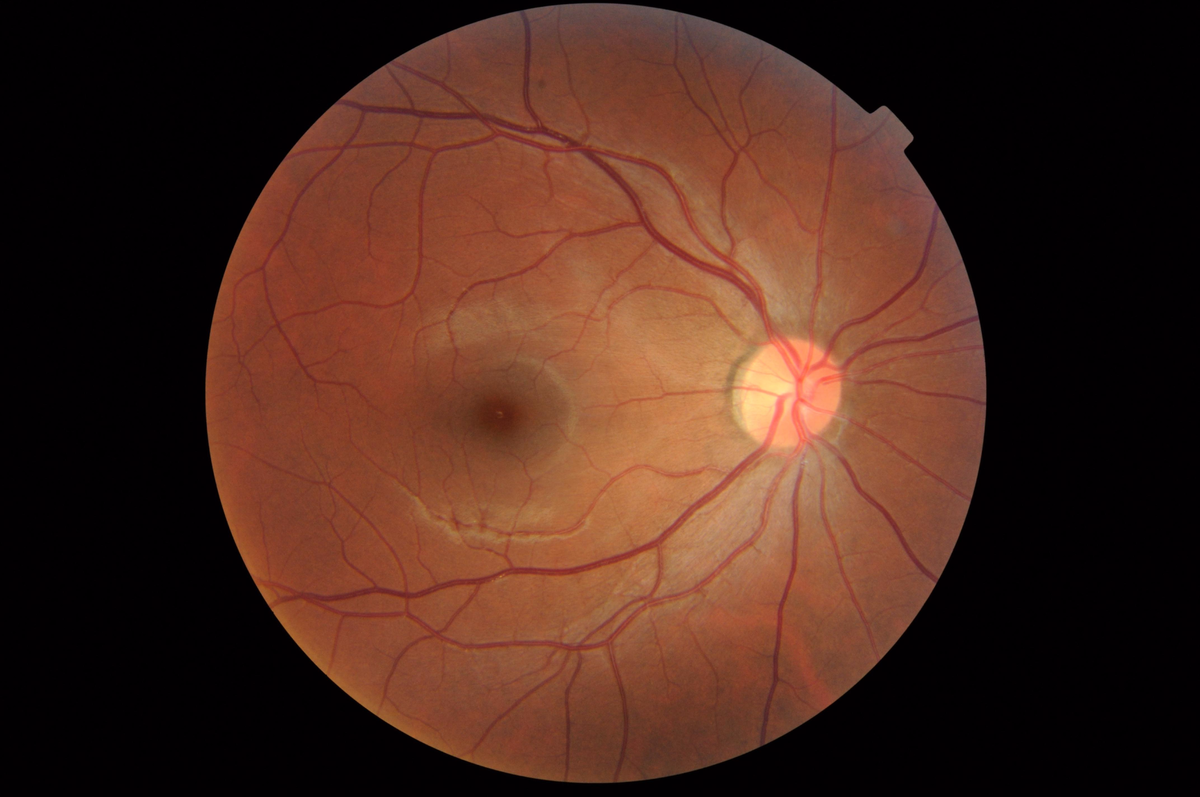
#> input picture mba-01/CFP.png, 1200 x 797 px
$ jupyter execute MBA_01.ipynb
#> lines starting #> are read from the running program, lines starting #| are printed output that depends on the picture; after the words box and inside, x2 and y2 are one past the last pixel; in counts of white or black regions, pixels touching at a corner belong together
<center> <h5>Wintersemester 2024/25</h5> </center>
<center> <h1>Medizinische Bildanalyse</h1> </center>
<center> <h3>Aufgabenblatt 1</h3> </center>
<center> <h5>4. Oktober 2024</h5> </center>
<center> <h5>
    Prof. Dr. Thomas Schultz,
    <a href = "mailto: jlen@uni-bonn.de">Jonathan Lennartz</a>,
    <a href = "mailto: jgruen@uni-bonn.de">Dr. Johannes Grün</a>
</h5> </center>
<center> <h5>Abgabefrist: <b>21.10.2024, 10:00 Uhr, via eCampus</b></h5> </center>
</br>

* Bei Fragen bezüglich der Aufgaben nutzt das Forum in eCampus

* Die Aufgaben können in Gruppen von **bis zu drei** Studierenden abgegeben werden (eine Abgabe pro Gruppe). Findet euch dazu auf eCampus in Teams zusammen.
* Ladet die Abgaben in einem Zip-Archiv hoch. Es sollte das Notebook selbst, einen Export als HTML oder PDF und alle nötigen Datein enthalten, um die Ergebnisse zu reproduzieren.

### Aufgabe 1 (Faltungseigenschaften, 6 Punkte)

Zeigt mit Hilfe der Definition für die diskrete 1D Faltungsoperation
$$(f*g)(x)=\sum_{u=-\infty}^\infty f(u)g(x-u)$$
dass
1. der Faltungsoperator kommutativ ist: $(f*g)(x)=(g*f)(x)$ (3P)  </li>
2. der Faltungsoperator assoziativ ist: $((f*g)*h)(x)=(f*(g*h))(x)$ (3P)  </li>

# Lösung:

## Kommutativität

\begin{align*}
(g * f)(x) &= \sum_{u = -\infty}^{\infty} g(u) \cdot f(x - u) | \text{Setze } u = x - v \text{, bildet surjektiv ab auf } \mathbb{Z}\\
&= \sum_{v=-\infty}^\infty g(x - v) \cdot f(x - (x - v)) \\
&= \sum_{v = -\infty}^\infty f(v) \cdot g(x - v) \\
&= (f * g)(x)
\end{align*}

## Assoziativität

\begin{align*}
((f * g) * h)(x) &= \sum_{v = -\infty}^\infty \left( \sum_{u = -\infty}^\infty f(u) \cdot g(v - u) \right) \cdot h(x - v) \\
&= \sum_{v = -\infty}^\infty \sum_{u = -\infty}^\infty f(u) \cdot g(v - u) \cdot h(x - v) \\
&= \sum_{u = -\infty}^\infty \sum_{v = -\infty}^\infty f(u) \cdot g(v - u) \cdot h(x - v) | \text{Setze } v = u + w \text{, bildet surjektiv ab auf } \mathbb{Z} \\
&= \sum_{u = -\infty}^\infty \sum_{w = -\infty}^\infty f(u) \cdot g(u + w - u) \cdot h(x - u - w) \\
&= \sum_{u = -\infty}^\infty f(u) \cdot \left( \sum_{w = -\infty}^\infty g(w) \cdot h((x - u) - w) \right) \\
&= (f * (g * h))(x)

\end{align*}

### Aufgabe 2 (Faltungsbasierte Bildfilterung, 6 Punkte)

1. Gegeben sei ein 15x15 Kern (k1), in welchem alle Diagonalelemente $\frac{1}{15}$ sind und alle Nicht-Diagonalelemente null. Welchen Effekt hat dieser Filter? (1P)</li>
2. Gegeben sei ein weiterer 15x15 Kern (k2), in welchem alle Elemente in der achten Reihe $\frac{1}{15}$ sind und alle anderen null. Welchen Effekt hat dieser Filter? (1P)</li>
3. Angenommen, wir wenden k1 und k2 nacheinander auf das selbe Bild an. Beschreibt kurz den Unterschied, der bei Vertauschung der Reihenfolge entsteht. (2P)</li>
4. Gibt es einen Unterschied zwischen der Anwendung von k1 und k2 nacheinander und einer einmaligen Anwendung eines 15x15 Kerns mit $\frac{1}{15}$ auf der Diagonalen und in der achten Reihe, der ansonsten nur Nullen aufweist? Wenn nicht, erklärt kurz warum. Wenn doch, wie müsste ein Kern aussehen, dessen Anwendung äquivalent zur Anwendung von k1 und k2 ist? (2P)

# Lösung:
1. Wenn k1 angewandt wird, wird der Mittelwert von der Diagonalen in einen 15x15 Bereich gewählt. Damit wird in Diagonal Richtung geglättet.
2. Wenn k2 angewandt wird, wird der Mittelwert von der Horizontalen in einen 15x15 Bereich gewählt. Damit wird in Horizontal Richtung geglättet.
3. Es entsteht kein Unterschied, da die Faltung kommutativ ist. Der entstehende Filter ist unten zu sehen, wobei die Werte jeweils noch mit $\frac{1}{15^2}$ multipliziert werden müssen.
4. Der Kern bei der Anwendung von k1 und k2 nacheinander hat die Form eines Parallelogrames, wie unten zu sehen. Dieses entsteht, da der Diagonalfilter horizontal wiederholt wird (bzw. andersrum, da die Faltung kommutativ ist). Das unterscheidet sich offensichtlich vom i.d. Aufgabenstellung beschriebenen Kern, auch da die Einträge im Kern entweder den Wert 0 oder $\frac{1}{15^2}$ haben.

[cell 1]
import numpy as np
import scipy as sp
k1 = np.diag([1] * 15)
k2 = np.zeros((15, 15))
k2[7,:] = 1
k = sp.signal.convolve(k1, k2, mode='full')
k = np.where(k > 0.5, 1, 0) # der Einfachheit halber mit 1 und 0 visualisiert
print(k)

### Aufgabe 3 (NumPy-Tricks, 18 Punkte)
In der Bildverarbeitung müssen Operationen häufig auf vielen Pixeln gleichzeitig durchgeführt werden. Mit den richtigen Tricks kann man solche Probleme mit NumPy häufig elegant in einer einzelnen Zeile lösen. Meistens läuft solcher Code sogar deutlich schneller als kompliziertere, z.B. als Schleifen "handgeschriebene" Lösungen. Diese Aufgabe möchte Euch diese Möglichkeiten näherbringen. Im Laufe des Semesters könnt Ihr sie dann immer wieder anwenden. Es ist möglich, jede Teilaufgabe mit einer Zeile Code zu lösen (79 Zeichen inklusive Leerzeichen, ausgenommen sind imports und Kommentare).

#### a) Erzeugt mit ```np.linspace``` ein Array mit den Zahlen von 0 bis 100 (einschließlich) in 10er-Schritten. (1P)

[cell 2]
import numpy as np

[cell 3]
#Lösung:
print(np.linspace(0, 100, 11))

#### b) Das gleich Array lässt sich auch mit der Funktion ```np.arange``` erzeugen, wie? Was ist der Unterschied zwischen beiden Funktionen? (2P)

# Lösung:
Mit linspace kann man auf die Schrittgröße schließen, man gibt also die anzahl an Values und min und max und die Schritte folgen, bei np.arange gibt man die Schrittgröße an und es wird auf die Schritte geschlossen, also kann man mit np.arange(0,101,10) das gleiche erreichen.

[cell 4]
print(np.arange(0, 101, 10))

#### c) Auch mit der `range` Funktion lässt sich ein solches Array erstellen, wie? Wieso oder wann ist es vorteilhaft die numpy Funktionen zu benutzen? (1P)

# Lösung:
Numpy arrays sind effizienter und schneller. Man kann dann auch gut weiterrechnen, da man die Numpy Funktionen benutzen kann. Mir fällt kein Grund ein wieso eine Liste sinvoll sein sollte, wenn man es sich aussuchen kann von den Datentyp.

#### d) Erzeugt mit ```np.linspace``` eine 11x3-Matrix, in deren drei Spalten Zahlen von 0 bis 10 (einschließlich), 0 bis 100, bzw. 0 bis 1000 stehen. Wählt die Schrittgröße so, dass die Sprünge innerhalb jeder Spalte gleichmäßig sind. (2P)

[cell 5]
# Lösung:
np.linspace([0, 0, 0], [10, 100, 1000], 11)

#### e) Erzeugt mit ```np.random.uniform``` ein 3D-Array der Größe 10x20x30, gefüllt mit gleichverteilten Zufallszahlen zwischen 0 und 10. (1P)

[cell 6]
# Lösung:
e = np.random.uniform(0,10,(10,20,30))
print(e)

#### f) Erzeugt ein Array gefüllt mit Einsen, das dieselbe Form hat wie das Array aus der vorherigen Aufgabe.
_Hinweis:_ Dabei ist es nicht nötig, die Form explizit abzufragen oder als Argument zu verwenden. (2P)

[cell 7]
# Lösung:
f = np.ones_like(e)
print(f.shape)
print(f)

#### g) Erzeugt den Kern eines Mittelwertfilters der Größe 3x3. (1P)

[cell 8]
# Lösung:
g = np.ones((3,3))/9
print(g)

#### h) Die Variable ```img``` enthält 50 "Bilder" der Größe 100x100. Faltet mit einem einzigen Aufruf alle 50 Bilder mit dem Mittelwertfilter aus der vorherigen Aufgabe. (2P)
_Tipp: Man kann Arrays zusätzliche Dimensionen geben._

[cell 9]
np.random.seed(42)
img = np.random.uniform(0, 1, size=(100, 100, 50))

h = sp.signal.convolve(img, g[..., None])

#### i) Berechnet ein Array mit der gleichen Größe wie ```img``` und befüllt es dort mit Einsen, wo ```img``` größer ist als 0.99. Alle anderen Einträge setzt Ihr auf Null. (2P)

[cell 10]
# Lösung:

np.where(img > 0.99, 1, 0)

#### j) Summiert für jedes der 50 Bilder in ```img``` die Werte aller Pixel die größer sind als 0.99. (2P)

[cell 11]
# Lösung:
(np.sum(np.where(img > 0.99,img,0),(0,1)))

#### k) Bestimmt die Anzahl der Pixel in ```img```, die in mindestens einem der Bilder größer als 0.99 sind. (2P)

[cell 12]
# Lösung\
np.sum(np.where(np.max(img, (2)) > 0.99, 1, 0))

### Aufgabe 4 (Arbeiten mit Bildern, 20 Punkte)

Im ZIP-Archiv des Übungsblattes befinden sich unter anderem die Bilder CFP.png und rgbCFP.png. Sie erscheinen im Fließtext unter Abbildung eins, sofern ihr sie in den gleichen Ordner wie das Notebook selbst extrahiert habt.

Color Fundus Photography (CFP) ist ein Bildgebungsverfahren, welches den Fundus, also den hinteren Teil des Auges, sichtbar macht. Dabei wird die Retina mit weißem Licht bestrahlt, sodass sie im vollen Farbspektrum examiniert werden kann.
<p align="center">

&nbsp; &nbsp; &nbsp; &nbsp;

</p>
Abbildung 1: Color Fundus Photography (CFP) Ablichtung (links). Modifizierte CFP; rote, grüne und blaue Kanäle separat (rechts).
</br>
In dieser Übung nutzen wir die CFP-Aufnahme aus Abbildung 1 (links), die ihr auch auf der entsprechenden <a href="https://en.wikipedia.org/wiki/Fundus_photography">Wikipediaseite</a> findet. Ihr lernt in dieser Aufgabe, Bilder einzulesen, zu manipulieren und zu visualisieren.
</br>

#### a) Ladet mit der imread-Funktion von scikit-image das Bild CFP.png in eine Variable und damit in euren Arbeitsspeicher. Gebt die Dimensionalität des Bildes aus. (4P)

[cell 13]
# importiert die nötigen Module
import skimage as ski
import os
# Speichert das Bild in einer Variable
filename = os.path.join('CFP.png')
image = ski.io.imread(filename)
#> image is the input picture: shape (797, 1200, 3); mean R, G, B 73.7, 40.9, 29.2
# Gebt ihre Dimensionalität aus
print(image.shape)
#| (797, 1200, 3)

#### b) scikit-image liest Bilder standardmäßig als 8-bit unsigned integer ein. Was passiert, wenn ihr die Werte in eurer Variable um +51 oder -51 verschiebt? Visualisiert das Ergebnis beider *Shifts*. Wie erklärt ihr die Resultate? (4P)

[cell 14]
# Ihr könnt die Variable aus der vorherigen Aufgabe erneut benutzen oder sie hier neu deklarieren

# Speichert die Ergebnisse der shifts jeweils in einer neuen Variable
shifted_negative = image - 51
shifted_positive = image + 51
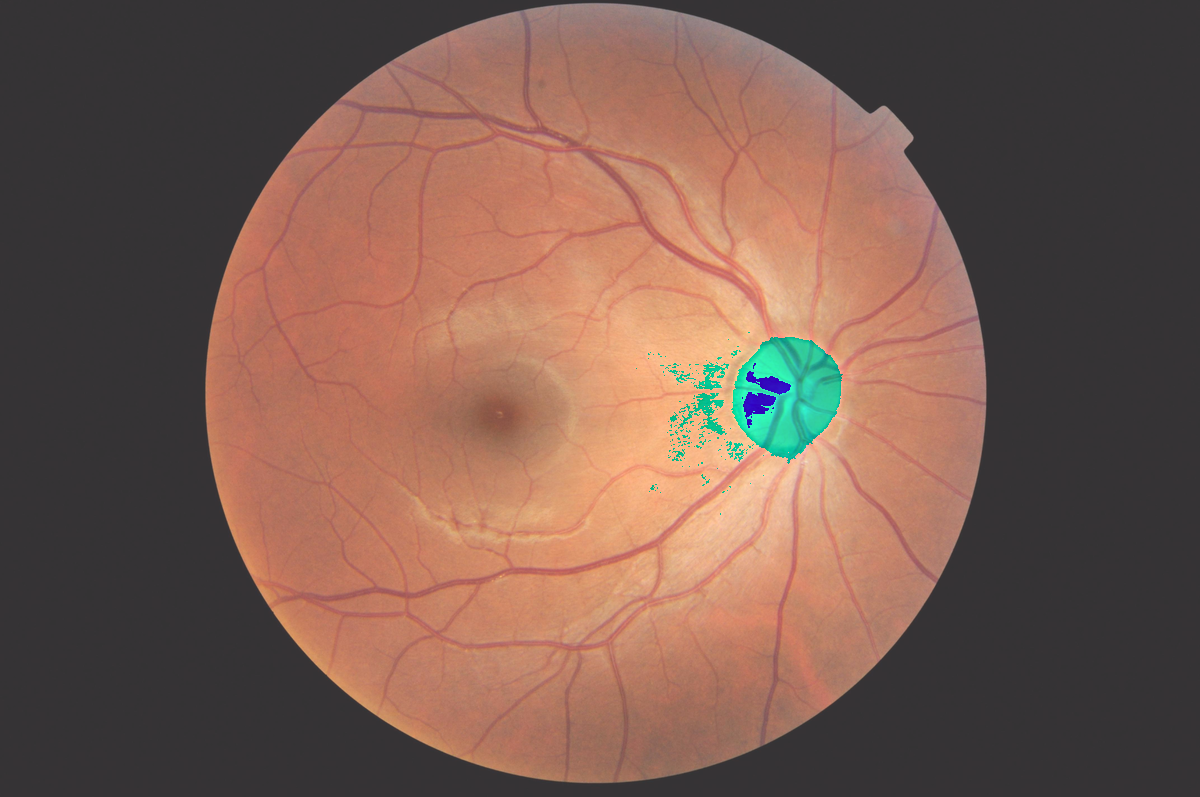
#> shifted_positive: shape (797, 1200, 3); mean R, G, B 121.6, 91.7, 80.2
# Visualisiert und erklärt die Ergebnisse in einem (oder mehreren) Plots l
import matplotlib.pyplot as plt

fig, axes = plt.subplots(1, 3, figsize=(15, 5))

axes[0].imshow(image)
axes[0].set_title('Original Image')
axes[1].imshow(shifted_negative)
axes[1].set_title('Shifted Negative')
axes[2].imshow(shifted_positive)
axes[2].set_title('Shifted Positive')

plt.show()

Ich tippe mal das die Gründe in der Eigenschaft der Kodierung liegt. Dadurch das es ein 8-Bit Unsigned Integer ist denke ich mal das die Farbkanäle quasi im anderen Extrem Anfangen wenn die Under oder Overflowen. Bei den Negativen würde der blaue Bereich zu erklären sein, da der Farbkanal von Blau eh schon nahe 0 gewesen sein muss und dann hoch flipped  etwas nahe 256. Während der rest des bereiches noch so viel Blau hatte das es jetzt nahe 0 ist. Der rest des Bereiches ist dunkeler geworden, da die Werte näher Null sind. Bei den Positiven Shift ist es genau das Gegenteil. Hier werden bei den Blau Grünen Punkt die Rotwerte overflowen, die sind also nahe 0. Bei den beiden kleinen Dunkelblauenbereichen werden auch die Grünwerte overflowed sein. In Restlichen Bereich wird es dann aber einfach heller.

#### c) Bildverarbeitungsbibliotheken erwarten Eingaben häufig als Floats mit Wertebereichen zwischen 0 und 1. Ladet das Bild CFP.png und konvertiert es, sodass es im Wertebereich von \[0,1\] liegt. Verschiebt anschließend die Bildintensitäten um -0.2 und +0.2. Was sind die Maximalwerte der neuen Bilder? Visualisiert das Ergebnis genau so wie in der vorherigen Aufgabe. Gibt es einen Unterschied? (4P)

[cell 15]
# Lösung hier
image = ski.util.img_as_float(image)
shifted_negative_float = image - 0.2
shifted_positive_float = image + 0.2
print(f'Maximalwert (shifted negative): {shifted_negative_float.max()}')
#| Maximalwert (shifted negative): 0.8
print(f'Maximalwert (shifted positive): {shifted_positive_float.max()}')
#| Maximalwert (shifted positive): 1.2
# Visualisiert und erklärt die Ergebnisse in einem (oder mehreren) Plots l

fig, axes = plt.subplots(1, 3, figsize=(15, 5))

axes[0].imshow(image)
axes[0].set_title('Original Image')
axes[1].imshow(shifted_negative_float)
axes[1].set_title('Shifted Negative')
axes[2].imshow(shifted_positive_float)
axes[2].set_title('Shifted Positive')
plt.show()
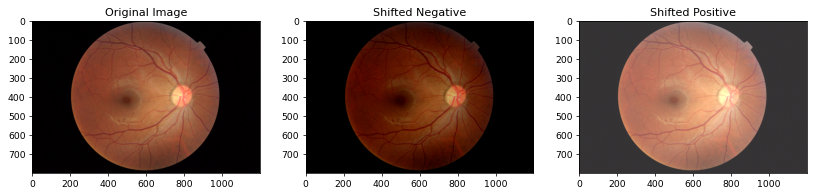
#> figure drawn by matplotlib, 3 panels

Die Bilder haben keinen Over/Underflow mehr (wenn sie geladen werden), stattdessen wird der Wertebereich geclipped. Die Maximalwerte sind beim negativ geshifeteten Bild 0.8 und beim positiv geshifteten Bild 1.2.

#### d) Speichert das Bild inklusive der +0.2 Verschiebung in einer neuen Datei mit Hilfe der imsave-Funktion von scikit-image und ladet das Ergebnis erneut. Haben sich die Intensitätswerte verändert? Begründet eure Antwort. (2P)

[cell 16]
# Das Ziel war anscheinend, dass es nicht funktioniert

#### e) CFP.png ist ein Farbbild und hat deshalb drei Kanäle (rot, grün und blau). Modifiziert das Bild so, dass das Resultat der imshow-Funktion ähnlich zu dem in Abbildung 1 (rechts) ist. (3P)

[cell 17]
# Lösung hier
img = ski.io.imread("CFP.png")

img[:, 0:400, 1] = 0
#> img: shape (797, 1200, 3); 10.09% of pixels changed, all inside (x1, y1, x2, y2) = (0, 0, 400, 797)
img[:, 0:400, 2] = 0
img[:, 400:800, 0] = 0
img[:, 400:800, 2] = 0
img[:, 800:1200, 0] = 0
img[:, 800:1200, 1] = 0
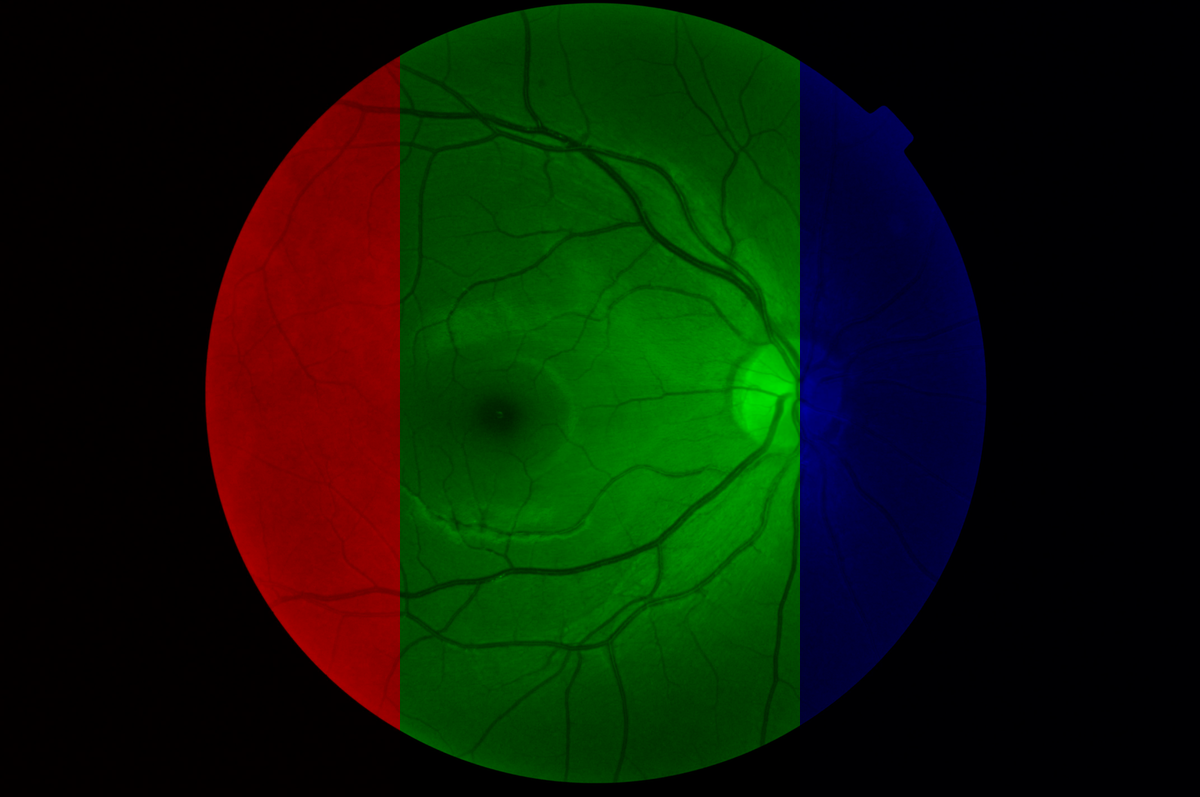
#> img: shape (797, 1200, 3); mean R, G, B 13.6, 26.8, 6.3

plt.imshow(img)
plt.show()

#### f) Speichert den Grün-Kanal als Graustufen-Bild einmal mit der imsave-Funktion von scikit-image und einmal mit der von matplotlib. Ladet beide Bilder und vergleicht sie. Wie unterscheiden sie sich? (3P)

[cell 18]
# Lösung hier
img2 = ski.io.imread("CFP.png")
ski.io.imsave("gray_scale_ski.png", img2[:,:,1])
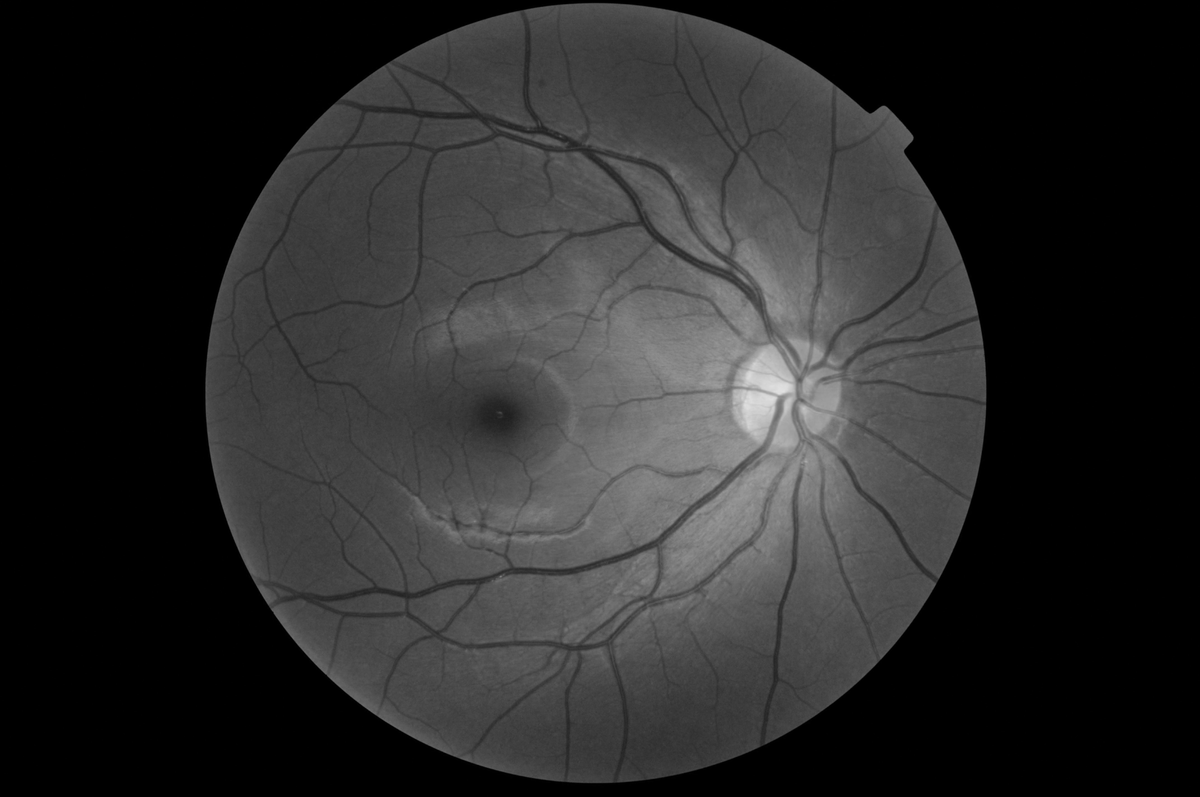
#> saved as gray_scale_ski.png: shape (797, 1200); min 0, max 226, mean 40.9
plt.imsave("gray_scale_plt.png", img2[:,:,1])
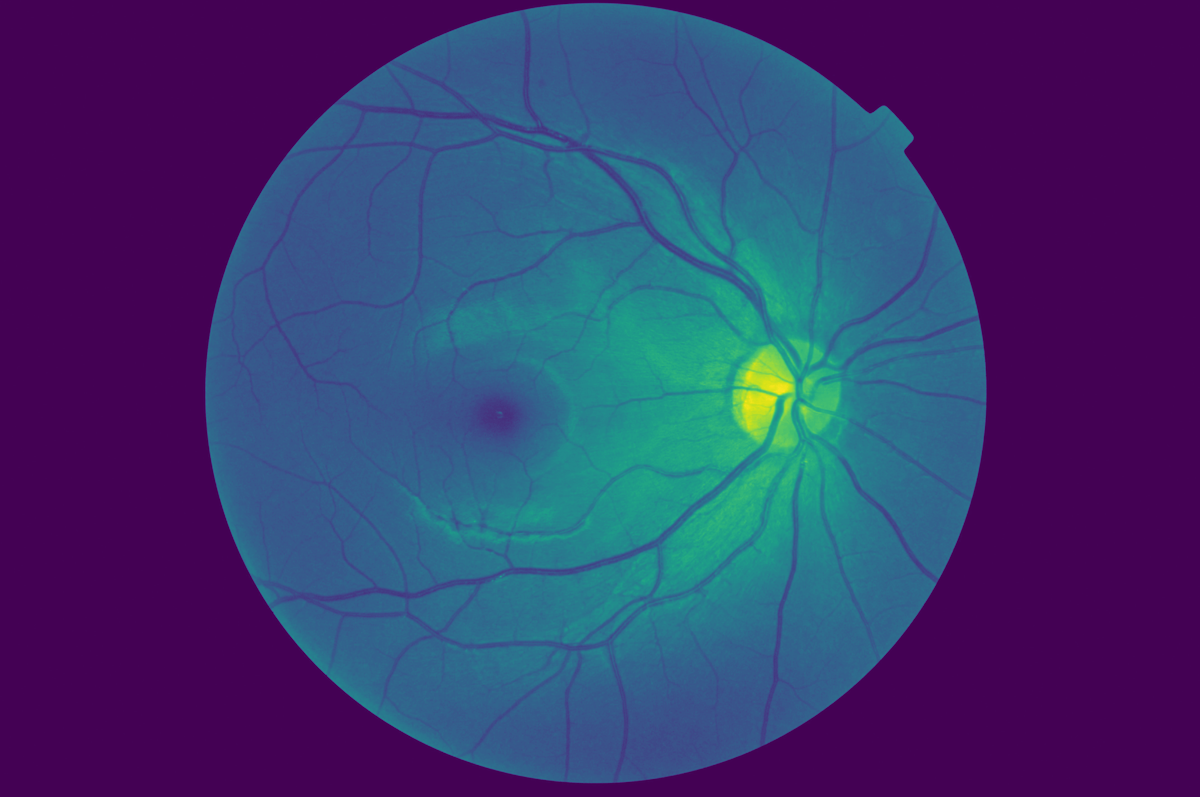
#> saved as gray_scale_plt.png: shape (797, 1200, 3); mean R, G, B 58.1, 55.3, 111.7
